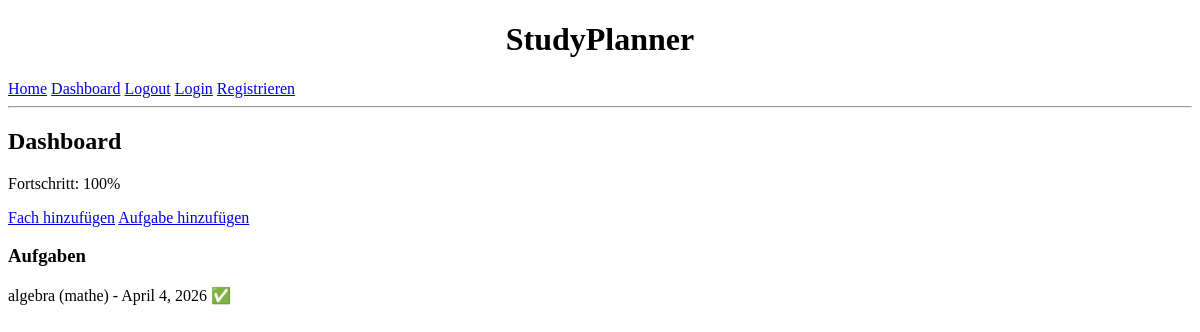
Before: /dashboard/ (signed in) with the older database file.
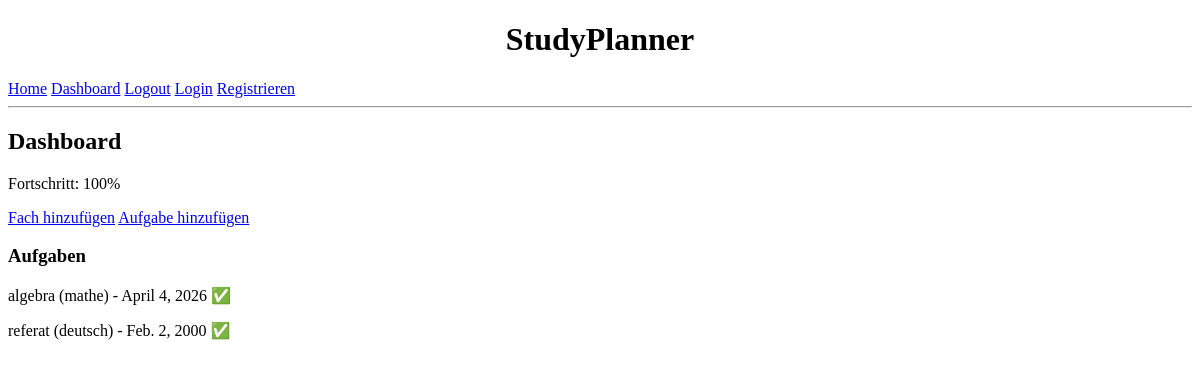
After: the same page with the newer database file.
### basic/models.py (models this page shows, shortened)
class Task(models.Model):
    title = models.CharField(max_length=200)
    subject = models.ForeignKey(Subject, on_delete=models.CASCADE)
    due_date = models.DateField()
    study_time = models.IntegerField()
    completed = models.BooleanField(default=False)
    user = models.ForeignKey(User, on_delete=models.CASCADE)

class Subject(models.Model):
    name = models.CharField(max_length=100)
    user = models.ForeignKey(User, on_delete=models.CASCADE)
    def __str__(self):
        return self.name

### basic/views.py (the view)
# urls.py: path('dashboard/', views.dashboard, name='dashboard'),
@login_required
def dashboard(request):
    tasks = Task.objects.filter(user=request.user)
    subjects = Subject.objects.filter(user=request.user)
    completed = tasks.filter(completed=True).count()
    total = tasks.count()
    progress = 0
    if total > 0:
        progress = int((completed / total) * 100)
    return render(request, 'dashboard.html', {
        'tasks': tasks,
        'subjects': subjects,
        'progress': progress
    })

### basic/templates/dashboard.html
{% extends 'base.html' %}
{% block content %}
<h2>Dashboard</h2>
<p>Fortschritt: {{ progress }}%</p>
<a href="/add-subject/">Fach hinzufügen</a>
<a href="/add-task/">Aufgabe hinzufügen</a>
<h3>Aufgaben</h3>
{% for task in tasks %}
    <p>
        {{ task.title }} ({{ task.subject }}) - {{ task.due_date }}
        {% if task.completed %}
            ✅
        {% else %}
            <a href="/complete/{{ task.id }}/">Erledigt</a>
        {% endif %}
    </p>
{% endfor %}
{% endblock %}

Changed rows visible on the page:
added Task: title "referat", subject "deutsch", due_date "Feb. 2, 2000"
